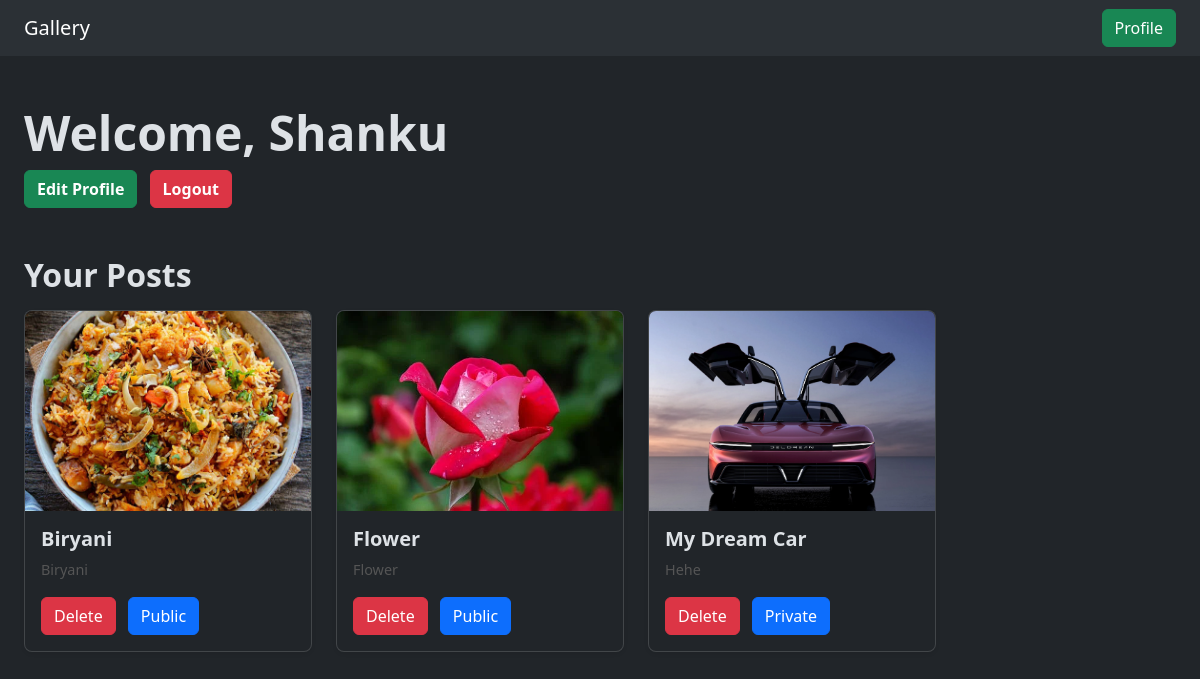
/accounts/profile/ (signed in), run on the app's committed database.
### app/models.py (models this page shows, shortened)
class Post(models.Model):
    title = models.CharField(max_length=100)
    description = models.TextField(max_length=255)
    user = models.ForeignKey(User, on_delete=models.DO_NOTHING, default=None)
    image = models.ImageField(upload_to='posts/')
    created_at = models.DateTimeField(auto_now_add=True)
    is_private = models.BooleanField(default=False)

### accounts/views.py (the view, shortened to what this page needs)
# urls.py: path('profile/', profile, name='profile_user'),
@login_required(login_url='/accounts/login')
def profile(request):
    posts = Post.objects.filter(user = request.user)
    return render(request, 'profile.html', {'posts': posts})

### accounts/templates/profile.html (shortened to what this page needs)
{% extends "layout.html" %}
{% block content %}
<div style="width: 100%;" class="my-4">
    <div class="text-start mb-4">
        <h1 class="display-5 fw-bold">Welcome, {{ user.username }}</h1>
        <div>
            <a class="btn btn-success mb-4 me-2 fw-semibold" href="{% url 'edit_profile' %}">
                Edit Profile
            </a>
            <a class="btn btn-danger mb-4 me-2 fw-semibold" href="{% url 'logout_user' %}">
                Logout
            </a>
        </div>
    </div>
    <h2 class="fw-bold">
        Your Posts
    </h2>
    <div style="display: flex; flex-wrap: wrap; gap: 1.5rem; justify-content: start;" class="container-fluid text-center mt-3 px-0">
        {% for post in posts %}
            <div class="card shadow-sm" style="width: 18rem; border-radius: 8px; overflow: hidden;">
                <div style="height: 200px; overflow: hidden;">
                    <img src="{{ post.image.url }}"
                        class="card-img-top"
                        alt="{{ post.title }}"
                        style="object-fit: cover; width: 100%; height: 100%;">
                </div>
                <div class="card-body" style="text-align: left;">
                    <h5 class="card-title" style="font-size: 1.25rem; font-weight: bold; margin-bottom: 0.5rem;">
                        {{ post.title }}
                    </h5>
                    <p class="card-text" style="font-size: 0.9rem; color: #555;">
                        {{ post.description|truncatewords:60 }}
                    </p>
                    <form method='post'>
                        <button name="delete_post" value={{post.id}} class="btn btn-danger me-2">
                            Delete
                        </button>
                        <button name="toggle_privacy" value={{post.id}} class="btn btn-primary me-2">
                            {% if post.is_private %}
                                Private
                                {% else %}
                                Public
                            {% endif %}
                        </button>
                    </form>
                </div>
            </div>
        {% endfor %}
    </div>
</div>
{% endblock %}

### app/templates/layout.html (shortened to what this page needs)
<!DOCTYPE html>
<html lang="en" data-bs-theme="dark">
<head>
    <link href="https://cdn.jsdelivr.net/npm/bootstrap@5.3.3/dist/css/bootstrap.min.css" rel="stylesheet">
</head>
<body>
    <nav class="navbar bg-body-tertiary">
        <div class="container-fluid px-4">
            <a href="{% url 'home' %}" class="navbar-brand">
                Gallery
            </a>
            <div class="d-flex align-items-center">
                {% if user.is_authenticated %}
                    <a href="{% url 'profile_user' %}" class="btn btn-success">
                        Profile
                    </a>
                {% else %}
                    <a href="{% url 'login_user' %}" type="button" class="btn btn-success">
                        Login Account
                    </a>
                {% endif %}
            </div>
        </div>
    </nav>
    <div class="p-4">
        {% block content %}{% endblock %}
    </div>
</body>
</html>

### data on the page
Post: image (picture), title "Biryani", description "Biryani", {{ post.id }} 1 (drawn), is_private "Public"
Post: image (picture), title "Flower", description "Flower", {{ post.id }} 2 (drawn), is_private "Public"
Post: image (picture), title "My Dream Car", description "Hehe", {{ post.id }} 3 (drawn), is_private "Private"

### other printed values
{{ user.username }} "Shanku"
